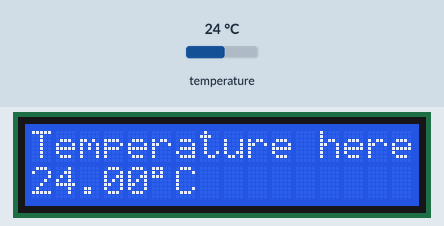
Bench run of a sketch on a simulated Arduino Uno, built with avr-gcc and run on an emulated ATmega328P. On the bench: 16×2 character LCD. The test bench sets the inputs (shaded band); at power-on: temperature 24 °C.

Above: at 2.4 s.
2.5 s: temperature set to 12 °C
At 4.1 s:
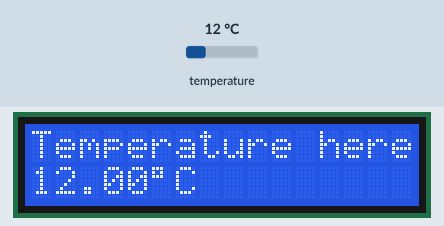
5.1 s: temperature set to 19 °C
At 6.6 s:
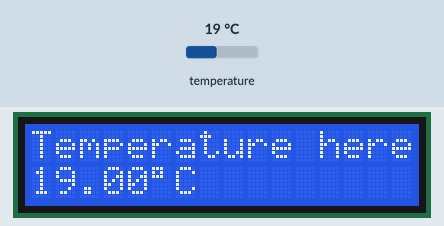
7.7 s: temperature set to 28 °C
At 9.2 s:
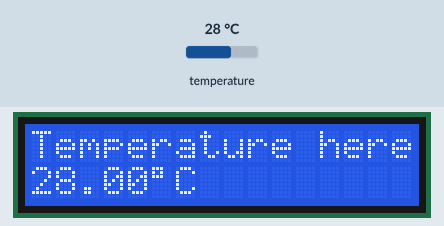
Timing chart, 0 to 10.7 s (numbered marks = the images above; inputs shaded):
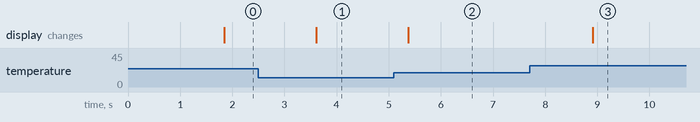

The sketch:

lcd_temp.ino
```cpp
#include <LiquidCrystal.h>
#include <DallasTemperature.h>
#include <OneWire.h>

#define TEMP_PIN 9


LiquidCrystal lcd(12,11,5,4,3,2);

OneWire oneWire(TEMP_PIN);
DallasTemperature sensors(&oneWire);

void setup(){

  //rows-cols
  lcd.begin(16,2);

  lcd.print("Temperature here");

  sensors.begin();
}


void loop(){

  lcd.setCursor(0,1);

  delay(1000);

  sensors.requestTemperatures();
  lcd.print(sensors.getTempCByIndex(0));
  lcd.print((char)223);
  lcd.print("C");
}
```

Measured:
- after the input at 2.5 s, the display: changes after 1.1 s (image 1)
- after the input at 5.1 s, the display: changes after 0.28 s (image 2)
- after the input at 7.7 s, the display: changes after 1.2 s (image 3)
